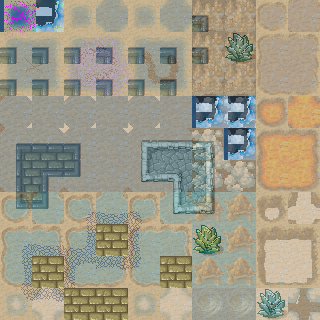

Below is a game level as drawn by its tile map, then a one-line description and the .tmx file that defines it, in full:
An orthogonal 10x10 tile map with 32x32 px tiles, 2 tile layers (Ground, collision), 2 tilesets, 1 image layer and 9 objects (rect, vfdsvfds, ssssss, QQQQQQQQQ).

<map version="1.0" orientation="orthogonal" renderorder="left-up" width="10" height="10" tilewidth="32" tileheight="32" backgroundcolor="#2b5780">
 <properties>
  <property name="vfndsjklvfds" value="" />
 </properties>
 <tileset firstgid="1" name="Desert" tilewidth="32" tileheight="32" spacing="1" margin="1">
  <image source="tilesets/tmw_desert_spacing.png" width="265" height="199" />
  <terraintypes>
   <terrain name="Desert" tile="29" />
   <terrain name="Brick" tile="9" />
   <terrain name="Cobblestone" tile="33" />
   <terrain name="Dirt" tile="14" />
  </terraintypes>
  <tile id="0">
   <objectgroup draworder="index">
    <object x="8" y="16" width="24" height="16">
     <ellipse />
    </object>
   </objectgroup>
  </tile>
  <tile id="1">
   <objectgroup draworder="index">
    <object x="0" y="-16" width="24" height="24" />
   </objectgroup>
  </tile>
  <tile id="30" probability="0.5" />
  <tile id="31" probability="0.5" />
  <tile id="37" probability="0.5" />
  <tile id="38" probability="0.5" />
  <tile id="39" probability="0.5" />
  <tile id="45" probability="0" />
  <tile id="46" probability="0.5" />
  <tile id="47" probability="0.5" />
 </tileset>
 <tileset firstgid="49" name="vfds" tilewidth="32" tileheight="32">
  <tileoffset x="4" y="0" />
  <image source="tilesets/www_World_A1.png" width="512" height="384" />
  <tile id="0">
   <objectgroup draworder="index">
    <object x="8" y="8" width="24" height="16" />
   </objectgroup>
   <animation>
    <frame tileid="0" duration="100" />
    <frame tileid="1" duration="100" />
    <frame tileid="2" duration="100" />
   </animation>
  </tile>
  <tile id="1">
   <properties>
    <property name="vfdsvfds" value="23r" />
   </properties>
  </tile>
 </tileset>
 <layer name="Ground" width="10" height="10">
  <data encoding="csv">
49,234,30,30,30,30,3,30,30,30,
3,3,3,3,3,3,3,38,30,30,
3,3,3,3,3,3,30,30,30,30,
30,30,30,30,30,30,234,234,30,30,
1,2,3,30,25,26,27,234,30,30,
9,20,19,30,41,37,35,30,30,30,
17,19,6,7,8,41,43,30,30,30,
6,7,13,15,16,30,40,30,30,30,
14,15,4,23,24,30,30,30,30,30,
22,23,24,30,30,30,30,30,38,30
</data>
 </layer>
 <objectgroup color="#cc0000" name="Слой объектов 1">
  <object x="96" y="184">
   <polyline points="0,0 240,-144 264,152 -8,72 128,-8" />
  </object>
  <object name="rect" x="48" y="40" width="80" height="40" />
  <object name="vfdsvfds" x="24" y="112" width="56" height="48">
   <ellipse />
  </object>
  <object x="184" y="24">
   <polygon points="0,0 -80,128 96,160 104,40" />
  </object>
  <object name="ssssss" gid="52" x="136" y="40" />
  <object name="QQQQQQQQQ" gid="49" x="240" y="40" />
 </objectgroup>
 <imagelayer name="Слой изображений 1" x="376" y="160" opacity="0.3">
  <image source="tilesets/www_World_A1.png" trans="04181b" />
 </imagelayer>
 <layer name="collision" width="10" height="10">
  <data encoding="csv">
0,0,0,0,0,0,0,0,0,0,
0,0,0,0,0,0,0,0,0,0,
0,0,0,0,0,0,0,0,0,0,
0,0,0,0,0,0,0,0,0,0,
0,0,0,0,0,0,0,0,0,0,
0,0,0,0,0,0,0,0,0,0,
0,0,0,0,0,0,0,0,0,0,
0,0,0,10,0,0,0,0,0,0,
0,10,0,0,0,10,0,0,0,0,
0,0,10,10,0,0,0,0,0,0
</data>
 </layer>
</map>
